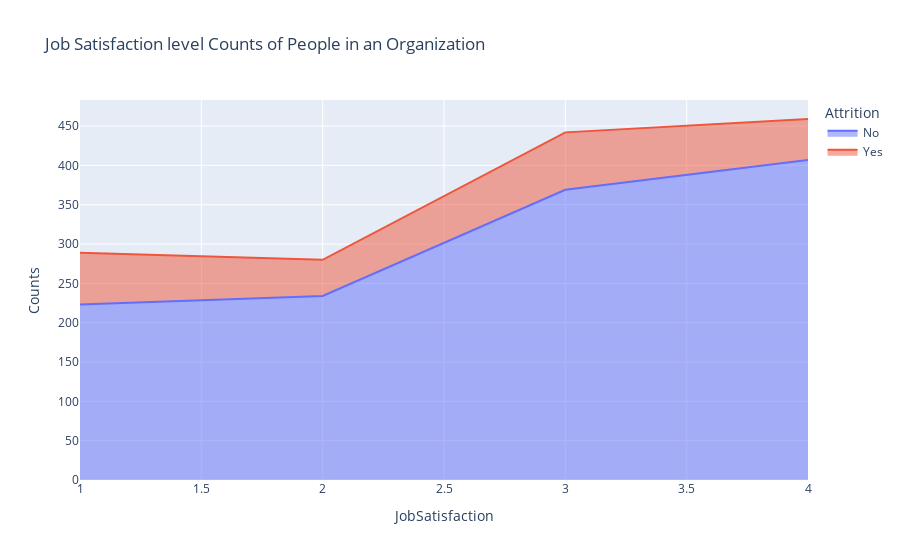

Notebook cell for this chart:
### Markdown cell above
# How does self Job Satisfaction impact the Attrition?

### Code cell
jsats_att=df.groupby(['JobSatisfaction','Attrition']).apply(lambda x:x['DailyRate'].count()).reset_index(name='Counts')
px.area(jsats_att,x='JobSatisfaction',y='Counts',color='Attrition',title='Job Satisfaction level Counts of People in an Organization')

### Figure 1 — Plotly figure (JSON) as saved in the notebook; plotly's stock layout.template omitted (floating-point values rounded to 4 significant figures)
{"data": [{"fillpattern": {"shape": ""}, "hovertemplate": "Attrition=No<br>JobSatisfaction=%{x}<br>Counts=%{y}<extra></extra>", "legendgroup": "No", "line": {"color": "#636efa"}, "marker": {"symbol": "circle"}, "mode": "lines", "name": "No", "orientation": "v", "showlegend": true, "stackgroup": "1", "type": "scatter", "x": [1, 2, 3, 4], "xaxis": "x", "y": [223, 234, 369, 407], "yaxis": "y"}, {"fillpattern": {"shape": ""}, "hovertemplate": "Attrition=Yes<br>JobSatisfaction=%{x}<br>Counts=%{y}<extra></extra>", "legendgroup": "Yes", "line": {"color": "#EF553B"}, "marker": {"symbol": "circle"}, "mode": "lines", "name": "Yes", "orientation": "v", "showlegend": true, "stackgroup": "1", "type": "scatter", "x": [1, 2, 3, 4], "xaxis": "x", "y": [66, 46, 73, 52], "yaxis": "y"}], "layout": {"autosize": true, "legend": {"title": {"text": "Attrition"}, "tracegroupgap": 0}, "title": {"text": "Job Satisfaction level Counts of People in an Organization"}, "xaxis": {"anchor": "y", "autorange": true, "domain": [0, 1], "range": [1, 4], "title": {"text": "JobSatisfaction"}, "type": "linear"}, "yaxis": {"anchor": "x", "autorange": true, "domain": [0, 1], "range": [0, 483.2], "title": {"text": "Counts"}, "type": "linear"}}}
